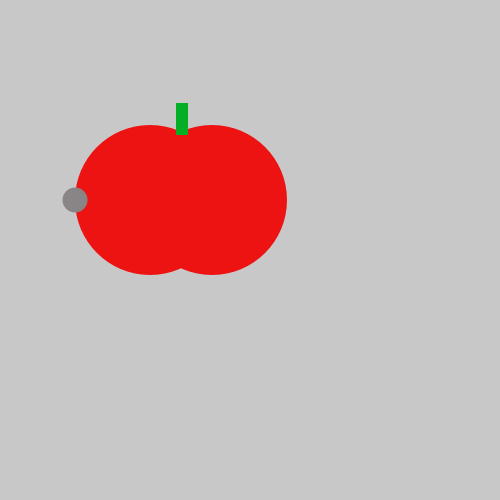
Frame 1 (no input)
Frame 60 (the mouse pressed at the canvas centre just before this capture): identical to frame 1, image omitted
Frame 120 (the mouse held since frame 60 and released just before this capture): identical to frame 1, image omitted

The Processing sketch that drew this single still picture (run headless with seeded random() and noise(); from frame 60 on, the mouse is pressed at the canvas centre):

// Processing sketch: tasty_tomato
// ── tasty_tomato.pde
void setup() {
    size(500, 500);
}
void draw() {
   
    background(200, 200, 200);
    noStroke();
    fill(#ED1313);
    ellipse(150, 200, 150, 150);
    ellipse(212, 200, 150, 150);
    fill(#05AF25);
    rect(176, 103, 12, 32);
    noStroke();
    fill(#898485);
    ellipse(75, 200, 25, 25);
}
